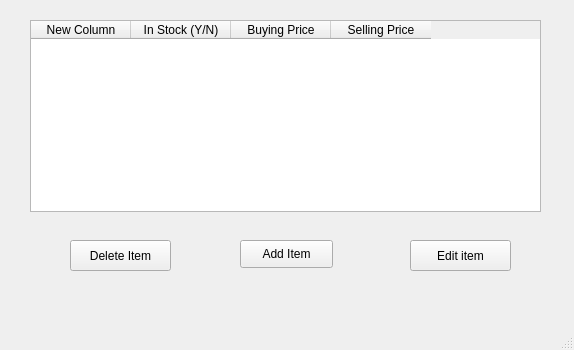
<?xml version="1.0" encoding="UTF-8"?>
<ui version="4.0">
 <class>MainWindow</class>
 <widget class="QMainWindow" name="MainWindow">
  <property name="geometry">
   <rect>
    <x>0</x>
    <y>0</y>
    <width>574</width>
    <height>350</height>
   </rect>
  </property>
  <property name="windowTitle">
   <string>MainWindow</string>
  </property>
  <widget class="QWidget" name="centralwidget">
   <widget class="QTableWidget" name="tableWidget">
    <property name="geometry">
     <rect>
      <x>30</x>
      <y>20</y>
      <width>511</width>
      <height>192</height>
     </rect>
    </property>
    <column>
     <property name="text">
      <string>New Column</string>
     </property>
    </column>
    <column>
     <property name="text">
      <string>In Stock (Y/N)</string>
     </property>
    </column>
    <column>
     <property name="text">
      <string>Buying Price</string>
     </property>
    </column>
    <column>
     <property name="text">
      <string>Selling Price</string>
     </property>
    </column>
   </widget>
   <widget class="QPushButton" name="pushButton">
    <property name="geometry">
     <rect>
      <x>410</x>
      <y>240</y>
      <width>101</width>
      <height>31</height>
     </rect>
    </property>
    <property name="text">
     <string>Edit item</string>
    </property>
   </widget>
   <widget class="QPushButton" name="pushButton_2">
    <property name="geometry">
     <rect>
      <x>70</x>
      <y>240</y>
      <width>101</width>
      <height>31</height>
     </rect>
    </property>
    <property name="text">
     <string>Delete Item</string>
    </property>
   </widget>
   <widget class="QPushButton" name="pushButton_3">
    <property name="geometry">
     <rect>
      <x>240</x>
      <y>240</y>
      <width>93</width>
      <height>28</height>
     </rect>
    </property>
    <property name="text">
     <string>Add Item</string>
    </property>
   </widget>
  </widget>
  <widget class="QMenuBar" name="menubar">
   <property name="geometry">
    <rect>
     <x>0</x>
     <y>0</y>
     <width>574</width>
     <height>26</height>
    </rect>
   </property>
  </widget>
  <widget class="QStatusBar" name="statusbar"/>
 </widget>
 <resources/>
 <connections/>
</ui>
